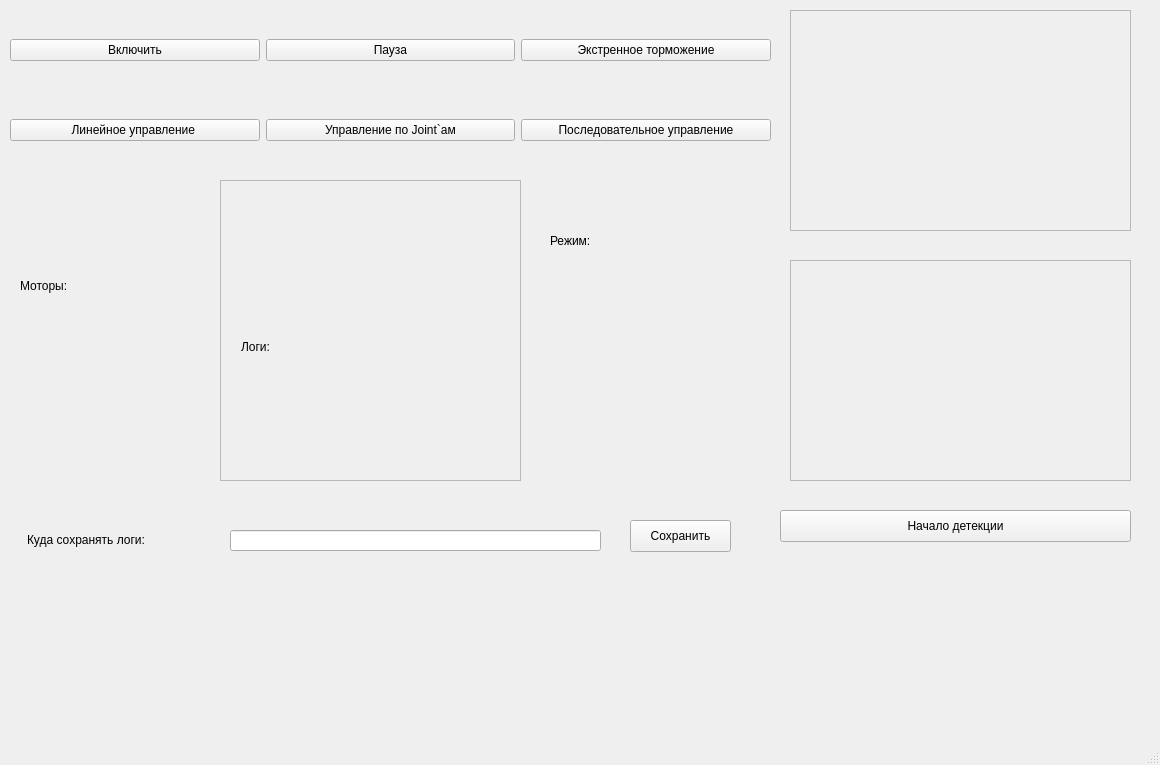
<?xml version="1.0" encoding="UTF-8"?>
<ui version="4.0">
 <class>MainWindow</class>
 <widget class="QMainWindow" name="MainWindow">
  <property name="geometry">
   <rect>
    <x>0</x>
    <y>0</y>
    <width>1160</width>
    <height>765</height>
   </rect>
  </property>
  <property name="windowTitle">
   <string>MainWindow</string>
  </property>
  <widget class="QWidget" name="centralwidget">
   <widget class="QWidget" name="horizontalLayoutWidget">
    <property name="geometry">
     <rect>
      <x>10</x>
      <y>10</y>
      <width>761</width>
      <height>80</height>
     </rect>
    </property>
    <layout class="QHBoxLayout" name="horizontalLayout">
     <item>
      <widget class="QPushButton" name="pushButton">
       <property name="text">
        <string>Включить</string>
       </property>
      </widget>
     </item>
     <item>
      <widget class="QPushButton" name="pushButton_2">
       <property name="text">
        <string>Пауза</string>
       </property>
      </widget>
     </item>
     <item>
      <widget class="QPushButton" name="pushButton_3">
       <property name="text">
        <string>Экстренное торможение</string>
       </property>
      </widget>
     </item>
    </layout>
   </widget>
   <widget class="QWidget" name="horizontalLayoutWidget_2">
    <property name="geometry">
     <rect>
      <x>10</x>
      <y>90</y>
      <width>761</width>
      <height>80</height>
     </rect>
    </property>
    <layout class="QHBoxLayout" name="horizontalLayout_2">
     <item>
      <widget class="QPushButton" name="pushButton_4">
       <property name="text">
        <string>Линейное управление </string>
       </property>
      </widget>
     </item>
     <item>
      <widget class="QPushButton" name="pushButton_5">
       <property name="text">
        <string>Управление по Joint`ам</string>
       </property>
      </widget>
     </item>
     <item>
      <widget class="QPushButton" name="pushButton_7">
       <property name="text">
        <string>Последовательное управление</string>
       </property>
      </widget>
     </item>
    </layout>
   </widget>
   <widget class="QLabel" name="label">
    <property name="geometry">
     <rect>
      <x>20</x>
      <y>180</y>
      <width>181</width>
      <height>211</height>
     </rect>
    </property>
    <property name="text">
     <string>Моторы:</string>
    </property>
    <property name="textFormat">
     <enum>Qt::PlainText</enum>
    </property>
   </widget>
   <widget class="QLineEdit" name="lineEdit">
    <property name="geometry">
     <rect>
      <x>230</x>
      <y>530</y>
      <width>371</width>
      <height>21</height>
     </rect>
    </property>
   </widget>
   <widget class="QLabel" name="label_3">
    <property name="geometry">
     <rect>
      <x>27</x>
      <y>530</y>
      <width>161</width>
      <height>20</height>
     </rect>
    </property>
    <property name="text">
     <string>Куда сохранять логи:</string>
    </property>
   </widget>
   <widget class="QPushButton" name="pushButton_6">
    <property name="geometry">
     <rect>
      <x>630</x>
      <y>520</y>
      <width>101</width>
      <height>32</height>
     </rect>
    </property>
    <property name="text">
     <string>Сохранить</string>
    </property>
   </widget>
   <widget class="QLabel" name="label_4">
    <property name="geometry">
     <rect>
      <x>550</x>
      <y>180</y>
      <width>201</width>
      <height>121</height>
     </rect>
    </property>
    <property name="text">
     <string>Режим: </string>
    </property>
   </widget>
   <widget class="QScrollArea" name="scrollArea">
    <property name="geometry">
     <rect>
      <x>220</x>
      <y>180</y>
      <width>301</width>
      <height>301</height>
     </rect>
    </property>
    <property name="widgetResizable">
     <bool>true</bool>
    </property>
    <widget class="QWidget" name="scrollAreaWidgetContents">
     <property name="geometry">
      <rect>
       <x>0</x>
       <y>0</y>
       <width>299</width>
       <height>299</height>
      </rect>
     </property>
     <widget class="QLabel" name="label_2">
      <property name="geometry">
       <rect>
        <x>20</x>
        <y>10</y>
        <width>301</width>
        <height>311</height>
       </rect>
      </property>
      <property name="text">
       <string>Логи:</string>
      </property>
     </widget>
    </widget>
   </widget>
   <widget class="QFrame" name="frame">
    <property name="geometry">
     <rect>
      <x>790</x>
      <y>10</y>
      <width>341</width>
      <height>221</height>
     </rect>
    </property>
    <property name="frameShape">
     <enum>QFrame::StyledPanel</enum>
    </property>
    <property name="frameShadow">
     <enum>QFrame::Raised</enum>
    </property>
   </widget>
   <widget class="QFrame" name="frame_2">
    <property name="geometry">
     <rect>
      <x>790</x>
      <y>260</y>
      <width>341</width>
      <height>221</height>
     </rect>
    </property>
    <property name="frameShape">
     <enum>QFrame::StyledPanel</enum>
    </property>
    <property name="frameShadow">
     <enum>QFrame::Raised</enum>
    </property>
   </widget>
   <widget class="QPushButton" name="pushButton_8">
    <property name="geometry">
     <rect>
      <x>780</x>
      <y>510</y>
      <width>351</width>
      <height>32</height>
     </rect>
    </property>
    <property name="text">
     <string>Начало детекции</string>
    </property>
   </widget>
  </widget>
  <widget class="QStatusBar" name="statusbar"/>
 </widget>
 <resources/>
 <connections/>
</ui>
